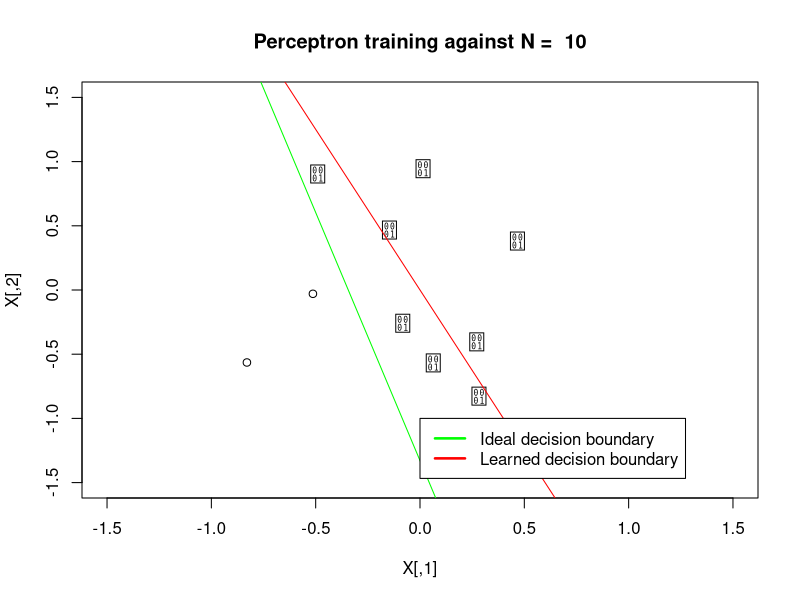

R code for this plot:
# Perceptron Learning Algorithm implementation
# 
# This script demonstrates what could happen if the bias neuron/intercept term/constant
# is missing. The result is that the algorithm does not converge.
# 
# Reason: Without the intercept term, there are certain decision boundaries that the
# perceptron cannot learn. The perceptron might have learned the direction of the boundary,
# but must move the decision boundary left or right to properly learn. However, the
# lack of an intercept term forces it to pass through the origin, or you can understand
# it as it cannot move left or right to learn the right decision boundary.
#
# Note: You may have to run this script multiple times to see the failure to learn a decision
# boundary.

perceptron <- function(X, Y)
{
    converged <- F

    # Initialize weight vector to 0, with NO bias neuron/constant/intercept term
    W <- matrix(0, 1, 2)

    # Run for 10000 iterations
    for (i in 1:10000)
    {
        # Calculate h(x) with the weight vector W and the data input X
        h.X <- fn.sign(W %*% t(X))

        # Calculate the misclassified mask
        misclassified.mask <- h.X != Y
        
        # Check if all of the points are classified correctly
        if (sum(misclassified.mask) == 0)
        {
            # Yes! We are done.
            converged <- T
            break
        }
        else
        {
            # No! We have to update the weight vector now using any one of the misclassified input
            
            # Get the misclassified points out
            misclassified.points <- X[misclassified.mask, , drop = F]
            misclassified.points.Y <- Y[misclassified.mask]
            
            # Get one of them
            misclassified.point.index <- sample(dim(misclassified.points)[1], 1)
            misclassified.point <- misclassified.points[misclassified.point.index, , drop = F]
            misclassified.point.Y <- misclassified.points.Y[misclassified.point.index]

            # Now update the weight vector
            W <- W + misclassified.point.Y %*% misclassified.point
        }
        
        # repeat
    }
    
    if (converged)
    {
        cat('Converged! Iteration ', i, ' , with final weight : ', W, '\n')
    }
    else
    {
        cat('DID NOT CONVERGE!\n')
    }
    
    return(W)
}

####################################################################################
# Function to determine if a point lies on the left or right side of a line, which
# is the ideal/learned decision boundary here
####################################################################################
on.which.side <- function(line.separator, point)
{
    values <- (line.separator[2,1] - line.separator[1,1]) * (point[,2] - line.separator[1,2]) -
            (line.separator[2,2] - line.separator[1,2]) * (point[,1] - line.separator[1,1])
    return(fn.sign(values))
}

####################################################################################
# The SIGN function in the perceptron learning algorithm
####################################################################################
fn.sign <- function(values)
{
    return(ifelse(values > 0, 1, -1))
}

####################################################################################
# This function calculates the two ending points of the decision boundary given
# a weight vector. Not necessarily in practice, but just to help visualize for
# you to see.
####################################################################################
decision.boundary <- function(W)
{
    X1 <- c(-2.0, 2.0)
    X2 <- -(W[1] * X1) / W[2]
    return(matrix(cbind(X1, X2), 2, 2))
}

# Initialize a random plane to separate the -1, +1
line.separator <- matrix(runif(4, -1, 1), 2, 2)
line.separator[1,2] <- -2
line.separator[2,2] <- +2

# Initialize N random points, and Y
N <- 10
X <- matrix(runif(N*2, -1, 1), N, 2)
Y <- on.which.side(line.separator, X)

# Run perceptron algorithm
W <- perceptron(X, Y)

# Plot the points according to its actual class
plot(X, pch = Y, xlim = c(-1.5, 1.5), ylim = c(-1.5, 1.5))

# Plot ideal decision boundary
lines(line.separator, col="green")

# Plot learned decision boundary
lines(decision.boundary(W), col="red")

title(paste("Perceptron training against N = ", N))
legend(0, -1.0, c("Ideal decision boundary", "Learned decision boundary"), lty=c(1,1), lwd=c(2.5,2.5),col=c("green","red"))